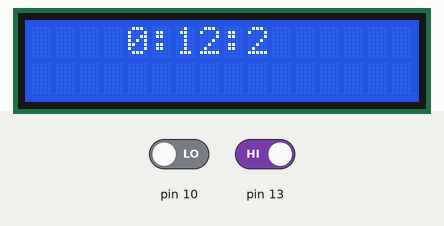
Simulated run of this sketch. Board: Arduino Uno, built with avr-gcc and run on an emulated ATmega328P. Shown: 16×2 character LCD. The test bench sets the inputs (shaded band); at power-on: pin 10 LOW, pin 13 HIGH.

Above: at 1.2 s.
1.3 s: pin 10 driven HIGH
At 2.5 s:
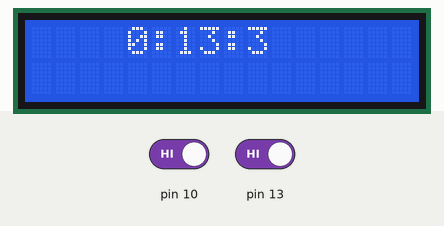
4.5 s: pin 13 driven LOW
At 5.7 s:
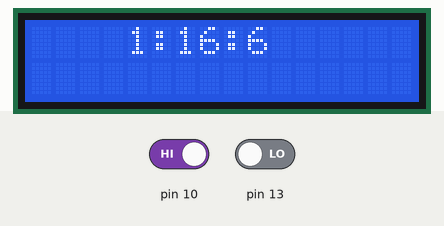
7.4 s: pin 10 driven LOW
At 8.7 s:
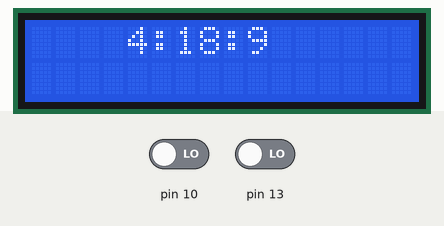
10.4 s: pin 13 driven HIGH
At 11.4 s:
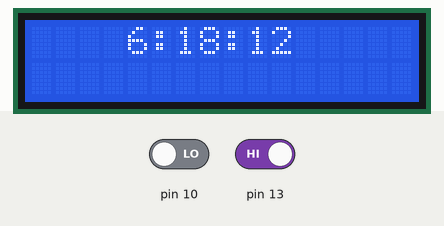
13.4 s: pin 10 driven HIGH
At 14.6 s:
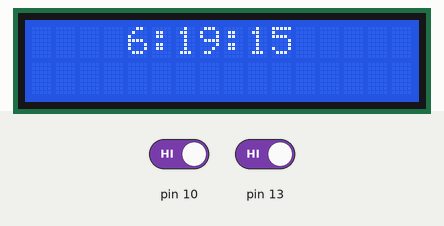
16.3 s: pin 13 driven LOW
At 17.6 s:
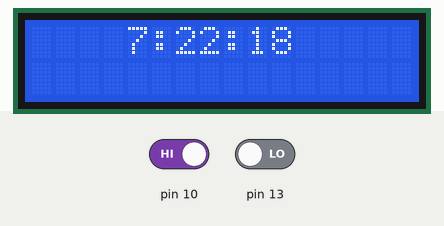
Timing chart, 0 to 19.3 s (numbered marks = the images above; inputs shaded):
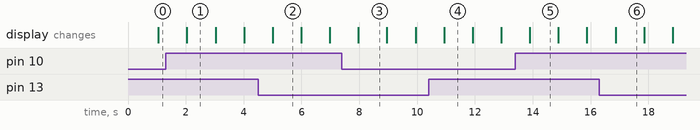

The sketch:

ClockAndTime.ino
```cpp
#include <LiquidCrystal.h>

LiquidCrystal lcd(12, 11, 5, 4, 3, 2); // RS, E, D4, D5, D6, D7
int pos =0;

int minute = 12;
int hour = 00;
int second = 00;
void setup() {
  lcd.begin(16, 2);
  pinMode(13, INPUT);
  pinMode(10, INPUT);
}

void loop() {
  if (digitalRead(13)==LOW){
    hour++;
    if(hour==12){
      hour=1;
    }
  }
  if (digitalRead(10)==HIGH){
    minute++;
    if(minute==60){
      minute = 0;
    }
  }
  second++;
  if(second==60){
    second = 00;
    minute++;
    lcd.clear();
  }
  if(minute==60){
    minute = 00;
    hour++;
    lcd.clear();
  }
  if(hour==12){
    hour = 1;
    lcd.clear();
  }

  lcd.setCursor(4, 0);
  lcd.print(hour);
  lcd.print(":");
  lcd.print(minute);
  lcd.print(":");
  lcd.print(second);
  delay(987);
}
```

Measured:
- what the display in image 1 shows lasts 1.0 s, from 2.0 s to 3.0 s
